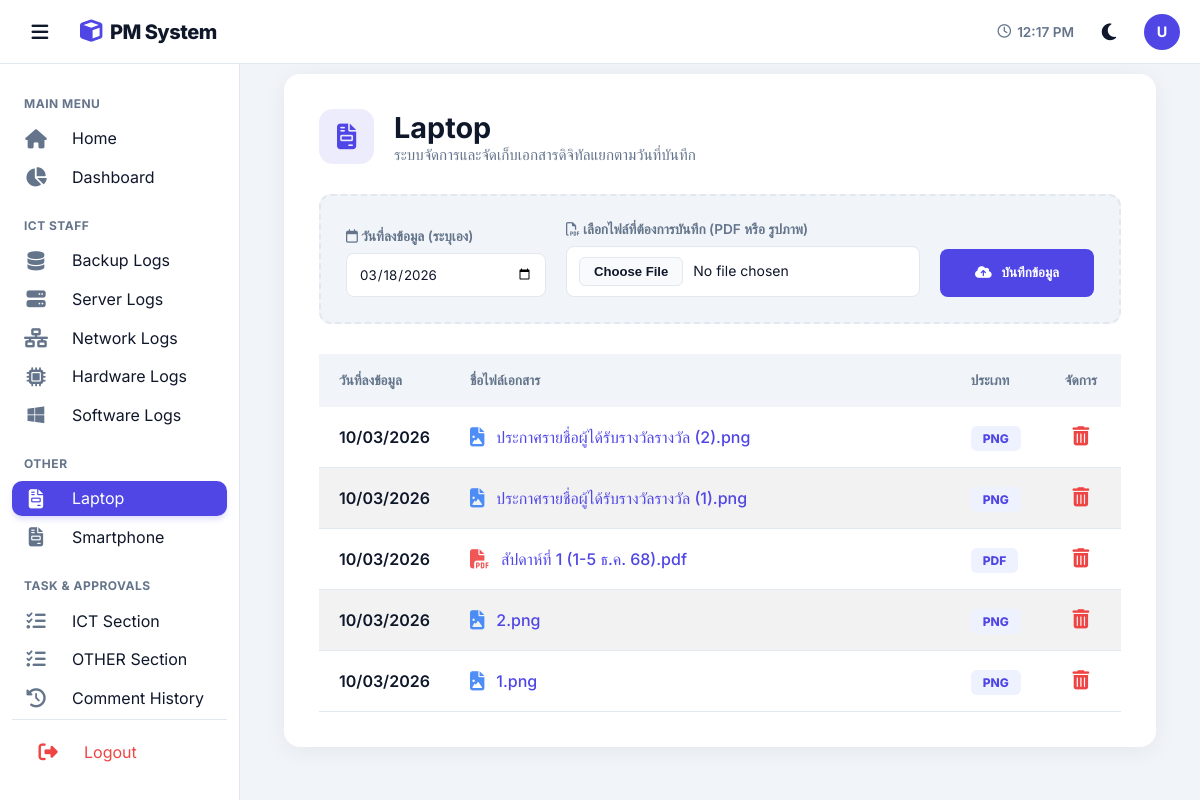
The app's page /Custom_page/custom_page_view.php?id=3 with its own data.
### tables this page shows
CREATE TABLE `custom_pages` (
  `id` int(11) NOT NULL,
  `page_name` varchar(255) NOT NULL,
  `created_at` timestamp NOT NULL DEFAULT current_timestamp()
);

CREATE TABLE `custom_page_files` (
  `id` int(11) NOT NULL,
  `page_id` int(11) NOT NULL,
  `report_date` date NOT NULL,
  `file_path` varchar(255) NOT NULL,
  `file_type` varchar(10) NOT NULL,
  `uploaded_at` timestamp NOT NULL DEFAULT current_timestamp()
);

### Custom_page/custom_page_view.php (the view, shortened to what this page needs)
<?php
include '../db.php';
$page_id = isset($_GET['id']) ? intval($_GET['id']) : 0;
$page_data = $conn->query("SELECT * FROM custom_pages WHERE id = $page_id")->fetch_assoc();
$files = $conn->query("SELECT * FROM custom_page_files WHERE page_id = $page_id ORDER BY report_date DESC, id DESC");
?>
<!DOCTYPE html>
<html lang="en">
<head>
    <link rel="stylesheet" href="https://cdnjs.cloudflare.com/ajax/libs/font-awesome/6.4.0/css/all.min.css">
    <link rel="stylesheet" href="../css/theme.css">
    <link rel="stylesheet" href="../Custom_page/css/custom.css">
    <link rel="stylesheet" href="../Custom_page/css/custom_page.css">
</head>
<body>
    <?php
    $path = "../";
    include '../components/header_nav.php';
    ?>
    <div class="main">
        <div class="container">
            <div class="card custom-card">
                <div style="display:flex; align-items:center; gap:20px; margin-bottom:30px;">
                    <div style="width:55px; height:55px; background:rgba(79, 70, 229, 0.1); color:var(--primary); border-radius:14px; display:flex; align-items:center; justify-content:center; font-size:1.6rem;">
                        <i class="fa-solid fa-file-invoice"></i>
                    </div>
                    <div>
                        <h2 style="margin:0; font-size:1.8rem; color:var(--text-main);"><?=$page_data['page_name']?></h2>
                        <p style="margin:0; font-size:0.95rem; color:var(--text-sub);">ระบบจัดการและจัดเก็บเอกสารดิจิทัลแยกตามวันที่บันทึก</p>
                    </div>
                </div>
                <form method="POST" enctype="multipart/form-data" class="upload-zone">
                    <div class="input-group" style="flex: 1; min-width: 200px;">
                        <label><i class="fa-regular fa-calendar"></i> วันที่ลงข้อมูล (ระบุเอง)</label>
                        <input type="date" name="report_date" value="<?=date('Y-m-d')?>" required>
                    </div>
                    <div class="input-group" style="flex: 4; min-width: 350px;">
                        <label><i class="fa-regular fa-file-pdf"></i> เลือกไฟล์ที่ต้องการบันทึก (PDF หรือ รูปภาพ)</label>
                        <input type="file" name="file_upload" accept=".pdf,.jpg,.jpeg,.png" required>
                    </div>
                    <button type="submit" name="upload" class="btn-upload">
                        <i class="fa-solid fa-cloud-arrow-up"></i> บันทึกข้อมูล
                    </button>
                </form>
                <div class="wf-scroll-area">
                    <div class="table-responsive">
                        <table class="file-table">
                            <thead>
                                <tr>
                                    <th width="15%">วันที่ลงข้อมูล</th>
                                    <th>ชื่อไฟล์เอกสาร</th>
                                    <th width="10%">ประเภท</th>
                                    <th width="10%" style="text-align:center">จัดการ</th>
                                </tr>
                            </thead>
                            <tbody>
                                <?php while($f = $files->fetch_assoc()):
                                    $file_ext = $f['file_type'];
                                    $icon_class = ($file_ext == 'pdf') ? 'fa-file-pdf' : 'fa-file-image';
                                    $icon_color = ($file_ext == 'pdf') ? '#ef4444' : '#3b82f6';
                                    $full_filename = $f['file_path'];
                                    $last_underscore = strrpos($full_filename, '_');
                                    $display_name = ($last_underscore !== false) ? substr($full_filename, 0, $last_underscore) . "." . $file_ext : $full_filename;
                                ?>
                                <tr>
                                    <td><span style="font-weight:600; color:var(--text-main);"><?=date('d/m/Y', strtotime($f['report_date']))?></span></td>
                                    <td>
                                        <a href="uploads/<?=$f['file_path']?>" target="_blank" class="file-link">
                                            <i class="fa-solid <?=$icon_class?>" style="font-size:1.2rem; opacity:0.9; color: <?=$icon_color?>;"></i>
                                            <?=htmlspecialchars($display_name)?>
                                        </a>
                                    </td>
                                    <td><span class="badge-type"><?=strtoupper($file_ext)?></span></td>
                                    <td align="center">
                                        <button class="del-btn" style="background:none;border:none;color:#ef4444;font-size:1.2rem;cursor:pointer;"
                                            onclick="openDelModal(
                                                '?id=<?=$page_id?>&del_file=<?=$f['id']?>',
                                                'ยืนยันการลบไฟล์',
                                                'ต้องการลบไฟล์ <strong><?=htmlspecialchars($display_name)?></strong> ใช่ไหม?<br><span style=\'color:#ef4444;font-size:.81rem;\'>ไฟล์จะหายถาวร ไม่สามารถกู้คืนได้</span>'
                                            )">
                                            <i class="fa-solid fa-trash-can"></i>
                                        </button>
                                    </td>
                                </tr>
                                <?php endwhile; ?>
                            </tbody>
                        </table>
                    </div>
                </div>
            </div>
            <div style="height: 40px;"></div>
        </div>
    </div>
</body>
</html>

### components/header_nav.php (shortened to what this page needs)
<?php
$p = isset($path) ? $path : '../';
$current_page = isset($current_page) ? $current_page : '';
?>
<header class="header">
    <div class="header-left">
        <button class="menu-btn" id="toggleBtn" onclick="toggleSidebar()">
            <i class="fa-solid fa-bars"></i>
        </button>
        <div class="logo">
            <i class="fa-solid fa-cube"></i> PM System
        </div>
    </div>
    <div class="header-right" style="display:flex;align-items:center;gap:15px">
        <span style="font-size:0.85rem; font-weight:600; color:var(--text-sub); display:flex; align-items:center; gap:6px;">
            <i class="fa-regular fa-clock"></i> <span id="clock">--:--</span>
        </span>
        <button class="menu-btn" id="themeBtn" onclick="toggleTheme()">
        </button>
        <div style="width:36px; height:36px; background:var(--primary); border-radius:50%; color:white; display:flex; align-items:center; justify-content:center; font-weight:700; font-size:0.9rem;">
            <?=strtoupper(substr($_SESSION['username'] ?? 'U', 0, 1))?>
        </div>
    </div>
</header>
<nav class="sidebar" id="sidebar">
    <div class="nav">
        <div class="nav-title">Main Menu</div>
        <a href="<?=$p?>index.php" class="nav-link <?=($current_page=='home')?'active':''?>">
            <i class="fa-solid fa-house"></i> <span>Home</span>
        </a>
        <a href="<?=$p?>dashboard.php" class="nav-link <?=($current_page=='dashboard')?'active':''?>">
            <i class="fa-solid fa-chart-pie"></i> <span>Dashboard</span>
        </a>
        <div class="nav-title">ICT STAFF</div>
        <a href="<?=$p?>Backup_log/backup.php" class="nav-link <?=($current_page=='backup')?'active':''?>">
            <i class="fa-solid fa-database"></i> <span>Backup Logs</span>
        </a>
        <a href="<?=$p?>Server_log/server.php" class="nav-link <?=($current_page=='server')?'active':''?>">
            <i class="fa-solid fa-server"></i> <span>Server Logs</span>
        </a>
        <a href="<?=$p?>Network_log/network.php" class="nav-link <?=($current_page=='network')?'active':''?>">
            <i class="fa-solid fa-network-wired"></i> <span>Network Logs</span>
        </a>
        <a href="<?=$p?>Hardware_log/hardware.php" class="nav-link <?=($current_page=='hardware')?'active':''?>">
            <i class="fa-solid fa-microchip"></i> <span>Hardware Logs</span>
        </a>
        <a href="<?=$p?>Software_log/software.php" class="nav-link <?=($current_page=='software')?'active':''?>">
            <i class="fa-brands fa-windows"></i> <span>Software Logs</span>
        </a>
        <div class="nav-title">OTHER</div>
        <?php
        $nav_pages = $conn->query("SELECT * FROM custom_pages ORDER BY id ASC");
        $is_on_custom_view = (basename($_SERVER['PHP_SELF']) == 'custom_page_view.php');
        while($np = $nav_pages->fetch_assoc()):
            $is_active = ($is_on_custom_view && isset($_GET['id']) && $_GET['id'] == $np['id']) ? 'active' : '';
        ?>
        <a href="<?=$p?>Custom_page/custom_page_view.php?id=<?=$np['id']?>" class="nav-link <?=$is_active?>">
            <i class="fa-solid fa-file-invoice"></i> <span><?=$np['page_name']?></span>
        </a>
        <?php endwhile; ?>
        <div class="nav-title">Task & Approvals</div>
        <a href="<?=$p?>Workflow/workflow_mgmt.php" class="nav-link <?=($current_page=='workflow')?'active':''?>">
            <i class="fa-solid fa-tasks"></i> <span>ICT Section</span>
        </a>
        <a href="<?=$p?>Workflow/workflow_other.php" class="nav-link <?=($current_page=='workflow_other')?'active':''?>">
            <i class="fa-solid fa-tasks"></i> <span>OTHER Section</span>
        </a>
        <a href="<?=$p?>Workflow/comment_history.php" class="nav-link <?=($current_page=='comment_history')?'active':''?>">
            <i class="fa-solid fa-clock-rotate-left"></i> <span>Comment History</span>
        </a>
        <div class="nav-bottom">
            <a href="<?=$p?>login/logout.php" class="nav-link logout-link">
                <i class="fa-solid fa-right-from-bracket"></i>
                <span>Logout</span>
            </a>
        </div>
    </div>
</nav>

### css/theme.css (style rules this page uses)
:root { --primary: #4f46e5; --primary-light: #e0e7ff; --primary-soft: #4f46e520; --bg-body: #f8fafc; --bg-card: #ffffff; --text-main: #0f0f0f; --text-sub: #606060; --border: #e5e5e5; --hover: #f1f5f9; --th-bg: #f8fafc; --th-text: #374151; --input-bg: #ffffff; --row-hover-bg: #c7d2fe; --row-hover-text: #1e1b4b; }
body { font-family: 'Inter', 'Prompt', sans-serif; background-color: var(--bg-body); color: var(--text-main); transition: background-color 0.2s ease, color 0.2s ease; }

### Custom_page/css/custom.css (style rules this page uses)
:root { --primary: #4f46e5; --primary-soft: #4f46e520; --bg-body: #f1f5f9; --bg-card: #ffffff; --bg-side: #ffffff; --text-main: #0f172a; --text-sub: #64748b; --border: #e2e8f0; --hover: #f8fafc; --sb-w: 240px; --sb-w-mini: 72px; --header-h: 64px; --th-bg: #f2f2f2; --th-text: #374151; --h-row-1: 38px; --h-row-2: 32px; --zebra-bg: #f2f2f2; }
body { font-family: 'Inter', 'Prompt', sans-serif; background: var(--bg-body); color: var(--text-main); margin: 0; }
* { box-sizing: border-box; outline: none; }
.sidebar { width: var(--sb-w); background: var(--bg-side); display: flex; flex-direction: column; position: fixed; top: 0; bottom: 0; left: 0; z-index: 500; padding-top: var(--header-h); transition: width 0.3s cubic-bezier(0.4, 0, 0.2, 1); border-right: 1px solid var(--border); }
.nav { padding: 12px; overflow-y: auto; flex: 1; display: flex; flex-direction: column; }
.nav-link { display: flex; align-items: center; padding: 10px 12px; height: 40px; color: var(--text-main); text-decoration: none; border-radius: 10px; margin-bottom: 4px; white-space: nowrap; overflow: hidden; transition: 0.2s; }
.nav-link.active { background: var(--primary); color: white; box-shadow: 0 4px 6px -1px rgba(79, 70, 229, 0.2); }
.nav-link.active i { color: white; }
.nav-link i { min-width: 24px; margin-right: 24px; text-align: center; font-size: 1.2rem; color: var(--text-sub); transition: 0.2s; }
.nav-title { font-size: 0.75rem; font-weight: 700; color: var(--text-sub); margin: 20px 12px 10px; text-transform: uppercase; letter-spacing: 0.5px; }
.nav-bottom { margin-top: auto; padding: 12px; border-top: 1px solid var(--border); }
.logout-link { color: #ef4444 !important; }
.logout-link i { color: #ef4444 !important; }
.header { position: fixed; top: 0; left: 0; right: 0; height: var(--header-h); background: var(--bg-side); display: flex; align-items: center; justify-content: space-between; padding: 0 20px; border-bottom: 1px solid var(--border); z-index: 600; }
.header-left { display: flex; align-items: center; gap: 20px; }
.main { margin-top: var(--header-h); margin-left: var(--sb-w); height: calc(100vh - var(--header-h)); overflow-y: auto; display: flex; flex-direction: column; transition: margin-left 0.3s cubic-bezier(0.4, 0, 0.2, 1); min-width: 0; }
.menu-btn { background: none; border: none; font-size: 1.2rem; padding: 8px; border-radius: 50%; cursor: pointer; color: var(--text-main); width: 40px; height: 40px; display: flex; align-items: center; justify-content: center; transition: 0.2s; }
.logo { display: flex; align-items: center; gap: 8px; font-weight: 800; font-size: 1.25rem; letter-spacing: -0.5px; color: var(--text-main); }
.logo i { color: var(--primary); font-size: 1.4rem; }
html { scrollbar-width: thin; scrollbar-color: #cbd5e1 var(--bg-body); }
tbody tr:nth-child(even) td { background-color: var(--zebra-bg) !important; }
tbody tr:nth-child(odd) td { background-color: var(--bg-card) !important; }

### records on screen
custom_pages: page_name "Laptop"
custom_pages: page_name "Smartphone"
custom_page_files: report_date "10/03/2026", display_name "ประกาศรายชื่อผู้ได้รับรางวัลรางวัล (2).png", file_type "PNG"
custom_page_files: report_date "10/03/2026", display_name "ประกาศรายชื่อผู้ได้รับรางวัลรางวัล (1).png", file_type "PNG"
custom_page_files: report_date "10/03/2026", display_name "สัปดาห์ที่ 1 (1-5 ธ.ค. 68).pdf", file_type "PDF"
custom_page_files: report_date "10/03/2026", display_name "2.png", file_type "PNG"
custom_page_files: report_date "10/03/2026", display_name "1.png", file_type "PNG"

### other values on screen
substr($_SESSION['username'] ?? 'U', 0, 1) "U"
